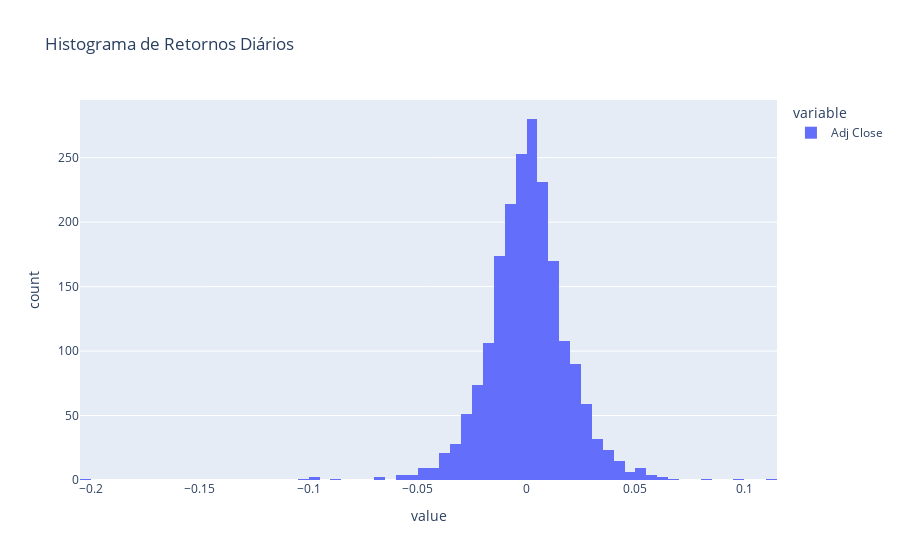

The notebook cell saved with this chart:
### Code cell
df = yf.download(["ITUB3.SA"], start='2015-01-01', end='2023-01-01')
# histograma de retornos diarios
fig = px.histogram(df['Adj Close'].pct_change().dropna(), nbins=100, title='Histograma de Retornos Diários')
fig.show()

### Figure 1 — Plotly figure (JSON) as saved in the notebook; plotly's stock layout.template omitted (floating-point values rounded to 4 significant figures; data arrays with more than 128 entries replaced by an {"elided": "..."} marker saying what was removed)
{"data": [{"alignmentgroup": "True", "bingroup": "x", "hovertemplate": "variable=Adj Close<br>value=%{x}<br>count=%{y}<extra></extra>", "legendgroup": "Adj Close", "marker": {"color": "#636efa", "pattern": {"shape": ""}}, "name": "Adj Close", "nbinsx": 100, "offsetgroup": "Adj Close", "orientation": "v", "showlegend": true, "type": "histogram", "x": {"elided": "1987 float values"}, "xaxis": "x", "yaxis": "y"}], "layout": {"barmode": "relative", "legend": {"title": {"text": "variable"}, "tracegroupgap": 0}, "title": {"text": "Histograma de Retornos Diários"}, "xaxis": {"anchor": "y", "domain": [0, 1], "title": {"text": "value"}}, "yaxis": {"anchor": "x", "domain": [0, 1], "title": {"text": "count"}}}}
